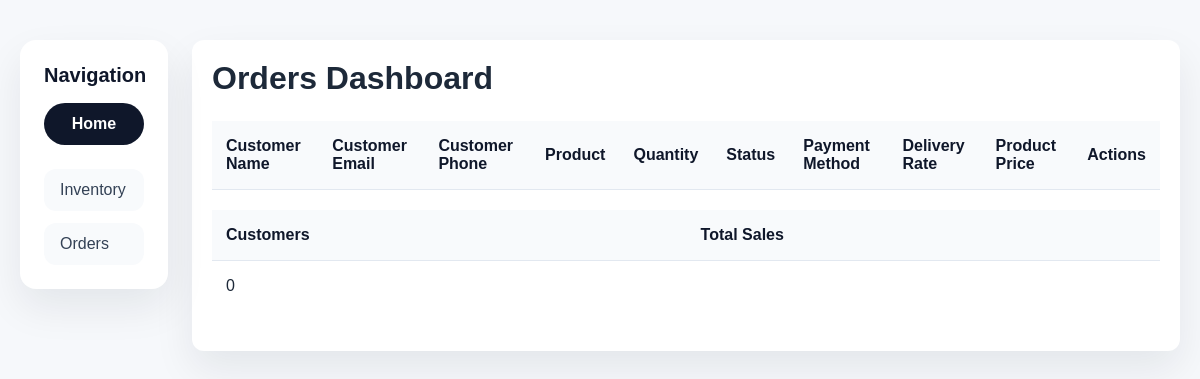
The app's page /party/newParty/orders.php, older data.
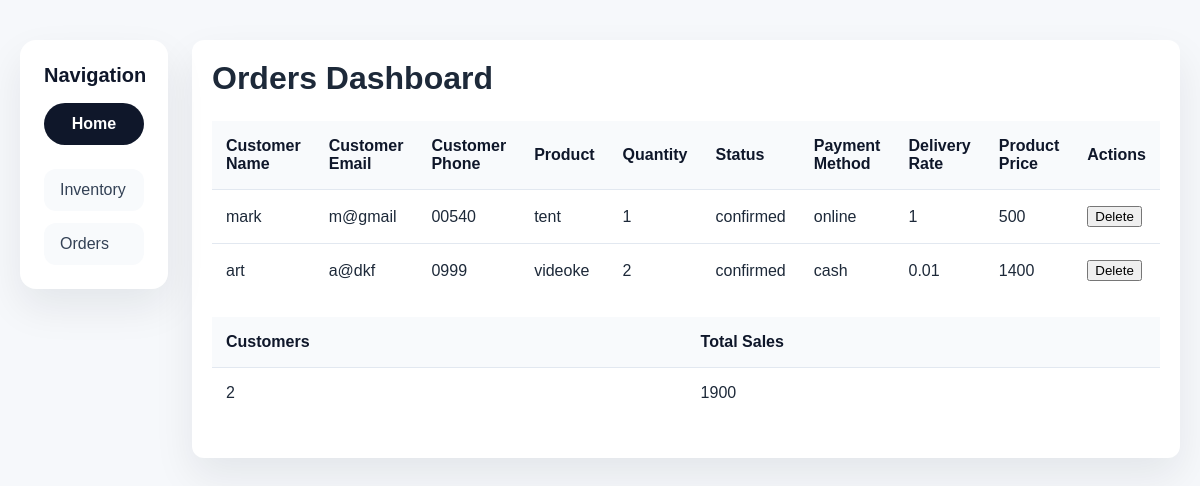
The same page, newer data.
### tables this page shows
CREATE TABLE `orders` (
  `order_id` int(11) NOT NULL,
  `customer_name` varchar(100) DEFAULT NULL,
  `customer_email` varchar(100) DEFAULT NULL,
  `customer_phone` varchar(100) DEFAULT NULL,
  `product` varchar(100) DEFAULT NULL,
  `quantity` int(11) DEFAULT NULL,
  `status` varchar(100) DEFAULT NULL,
  `payment_method` varchar(100) DEFAULT NULL,
  `delivery_rate` varchar(100) DEFAULT NULL,
  `product_price` int(11) DEFAULT NULL
);

### party/newParty/get.php (called while the page is built, shortened)
<?php
 include "databases.php";
    $queryOrders = "SELECT * FROM orders";
    $sqlOrders = mysqli_query($connection, $queryOrders);
?>

### party/newParty/orders.php (the view, shortened to what this page needs)
<?php
    include "get.php";
?>
<!DOCTYPE html>
<html lang="en">
<head>
    <link rel="stylesheet" href="stylead.css">
</head>
<body>
    <div class="layout">
        <aside class="sidebar">
            <div class="sidebar-header">
                <h2>Navigation</h2>
                <a href="index.php" class="nav-button">Home</a>
            </div>
            <nav class="sidebar-nav">
                <a href="indexAdmin.php">Inventory</a>
                <a href="orders.php">Orders</a>
            </nav>
        </aside>
        <div class="container">
            <h1>Orders Dashboard</h1>
               <table class="inventory-table">
                <thead>
                    <tr>
                        <th>Customer Name</th>
                        <th>Customer Email</th>
                        <th>Customer Phone</th>
                        <th>Product</th>
                        <th>Quantity</th>
                        <th>Status</th>
                        <th>Payment Method</th>
                        <th>Delivery Rate</th>
                        <th>Product Price</th>
                        <th>Actions</th>
                    </tr>
                </thead>
                <tbody>
                    <?php while($results = mysqli_fetch_array($sqlOrders)) { ?>
                    <tr>
                        <td><?php echo $results['customer_name']; ?></td>
                        <td><?php echo $results['customer_email']; ?></td>
                        <td><?php echo $results['customer_phone']; ?></td>
                        <td><?php echo $results['product']; ?></td>
                        <td><?php echo $results['quantity']; ?></td>
                        <td><?php echo $results['status']; ?></td>
                        <td><?php echo $results['payment_method']; ?></td>
                        <td><?php echo $results['delivery_rate']; ?></td>
                        <td><?php echo $results['product_price']; ?></td>
                            <td>
                            <form action="/newParty/deleteOrder.php" method="post">
                                    <input type="submit" value="Delete" name="delete">
                                </form>
                            </td>
                    </tr>
                            <?php }?>
                    </tbody>
                </table>
                <table class="inventory-table2">
                <thead>
                    <tr>
                        <th>Customers</th>
                        <th>Total Sales</th>
                    </tr>
                </thead>
                <tbody>
                   <?php
                        $querySales = "SELECT COUNT(DISTINCT customer_name) AS customer_count,
                                            SUM(product_price) AS total_sales
                                    FROM orders";
                        $sqlSales = mysqli_query($connection, $querySales);
                        $salesResults = mysqli_fetch_array($sqlSales);
                        ?>
                        <tr>
                            <td><?php echo $salesResults['customer_count']; ?></td>
                            <td><?php echo $salesResults['total_sales']; ?></td>
                        </tr>
                </tbody>
            </table>
        </div>
    </div>
</body>
</html>

### party/newParty/stylead.css (style rules this page uses)
body { font-family: Arial, sans-serif; margin: 0; padding: 20px; background-color: #f6f8fb; color: #1d2939; }
.layout { display: flex; gap: 24px; max-width: 1300px; margin: 0 auto; padding: 20px 0; }
.sidebar { width: 100px; padding: 24px; background: #ffffff; border-radius: 16px; box-shadow: 0 18px 40px rgba(15, 23, 42, 0.08); position: sticky; top: 20px; align-self: flex-start; }
.sidebar-header { display: flex; flex-direction: column; gap: 16px; margin-bottom: 24px; }
.sidebar-header h2 { margin: 0; font-size: 1.25rem; color: #0f172a; }
.nav-button { display: inline-flex; align-items: center; justify-content: center; padding: 12px 16px; background: #0f172a; color: #ffffff; border-radius: 999px; text-decoration: none; font-weight: 600; transition: background-color 0.2s ease; }
.sidebar-nav { display: flex; flex-direction: column; gap: 12px; }
.sidebar-nav a { display: block; padding: 12px 16px; border-radius: 12px; text-decoration: none; color: #334155; background: #f8fafc; transition: background-color 0.2s ease, transform 0.2s ease; }
.container { flex: 1; padding: 20px; background: #ffffff; border-radius: 12px; box-shadow: 0 18px 40px rgba(15, 23, 42, 0.08); }
h1 { margin: 0 0 12px; font-size: 2rem; }
.inventory-table { width: 100%; border-collapse: collapse; margin-bottom: 20px; }
.inventory-table th, .inventory-table td { padding: 16px 14px; text-align: left; border-bottom: 1px solid #e2e8f0; }
.inventory-table th { background: #f8fafc; font-weight: 700; color: #0f172a; }
.inventory-table tbody tr:last-child td { border-bottom: none; }
.inventory-table2 { width: 100%; border-collapse: collapse; margin-bottom: 20px; }
.inventory-table2 th, .inventory-table2 td { padding: 16px 14px; text-align: left; border-bottom: 1px solid #e2e8f0; }
.inventory-table2 th { background: #f8fafc; font-weight: 700; color: #0f172a; }
.inventory-table2 tbody tr:last-child td { border-bottom: none; }

Row changes from the older to the newer data that the page shows:
added orders: customer_name "mark", customer_email "m@gmail", customer_phone "00540", product "tent", quantity "1", status "confirmed", payment_method "online", delivery_rate "1", product_price "500"
added orders: customer_name "art", customer_email "a@dkf", customer_phone "0999", product "videoke", quantity "2", status "confirmed", payment_method "cash", delivery_rate "0.01", product_price "1400"
Text that changed along with them:
$salesResults['customer_count']: "0" → "2"
$salesResults['total_sales']: (not shown) → "1900"
